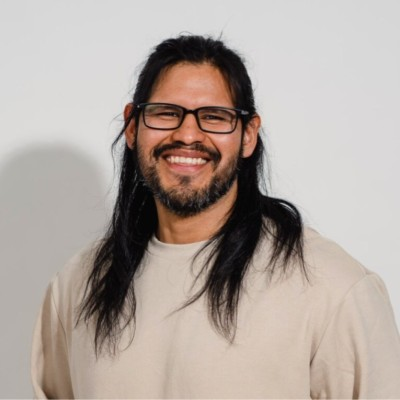
#> input picture assets/profile/adair-campos-portrait.jpg, 400 x 400 px
$ python generate_launch_images.py
#> lines starting #> are read from the running program, lines starting #| are printed output that depends on the picture; after the words box and inside, x2 and y2 are one past the last pixel; in counts of white or black regions, pixels touching at a corner belong together
from pathlib import Path

from PIL import Image, ImageDraw, ImageFilter, ImageFont, ImageOps


ROOT = Path(__file__).resolve().parents[1]
META = ROOT / "assets" / "meta"
META.mkdir(parents=True, exist_ok=True)


def font(size: int, bold: bool = False) -> ImageFont.FreeTypeFont:
    candidates = [
        Path("/System/Library/Fonts/SFNS.ttf"),
        Path("/System/Library/Fonts/SFNSRounded.ttf"),
        Path("/System/Library/Fonts/Helvetica.ttc"),
    ]
    for candidate in candidates:
        if candidate.exists():
            try:
                return ImageFont.truetype(str(candidate), size=size, index=1 if bold else 0)
            except OSError:
                try:
                    return ImageFont.truetype(str(candidate), size=size)
                except OSError:
                    continue
    return ImageFont.load_default()


def rounded_mask(size: tuple[int, int], radius: int) -> Image.Image:
    mask = Image.new("L", size, 0)
    ImageDraw.Draw(mask).rounded_rectangle((0, 0, *size), radius=radius, fill=255)
    return mask


canvas = Image.new("RGB", (1200, 630), "#eef8fb")
draw = ImageDraw.Draw(canvas)
for y in range(canvas.height):
    mix = y / canvas.height
    color = (
        int(238 * (1 - mix) + 222 * mix),
        int(248 * (1 - mix) + 240 * mix),
        int(251 * (1 - mix) + 246 * mix),
    )
    draw.line((0, y, canvas.width, y), fill=color)

glow = Image.new("RGBA", canvas.size, (0, 0, 0, 0))
#> glow: PIL image 1200x630 RGBA; every value is 0
glow_draw = ImageDraw.Draw(glow)
glow_draw.ellipse((710, -180, 1320, 430), fill=(95, 205, 224, 85))
glow_draw.ellipse((-170, 410, 390, 900), fill=(255, 98, 56, 38))
glow = glow.filter(ImageFilter.GaussianBlur(70))
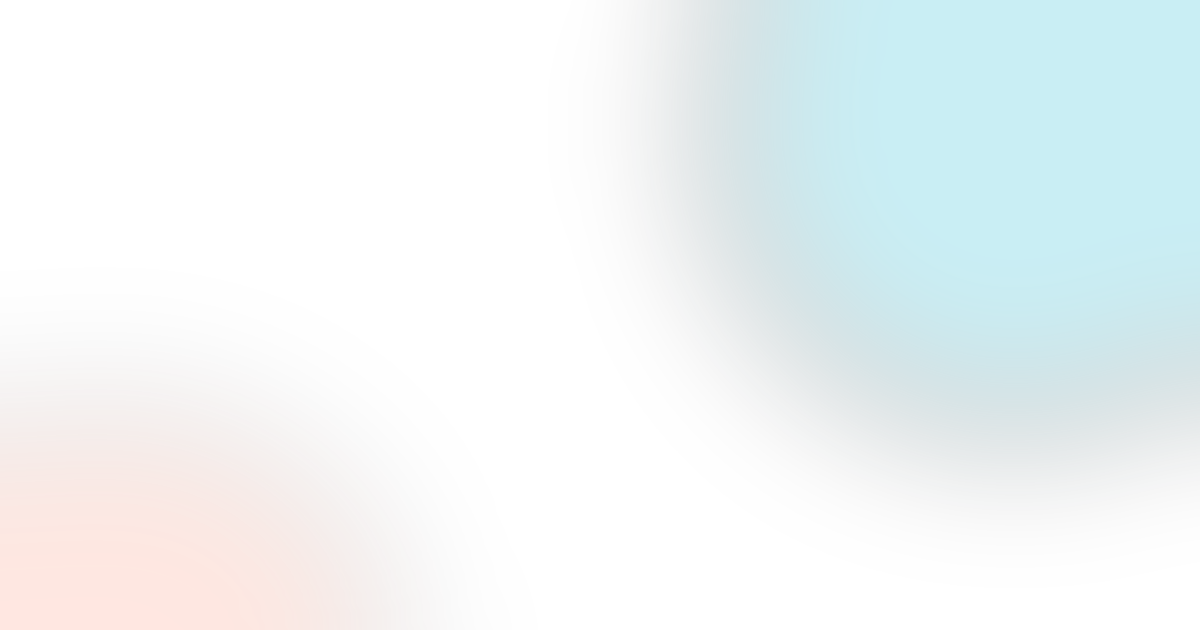
#> glow: PIL image 1200x630 RGBA; mean R, G, B, A 47.1, 59.5, 60.2, 24.4; transparent parts drawn white
canvas = Image.alpha_composite(canvas.convert("RGBA"), glow)
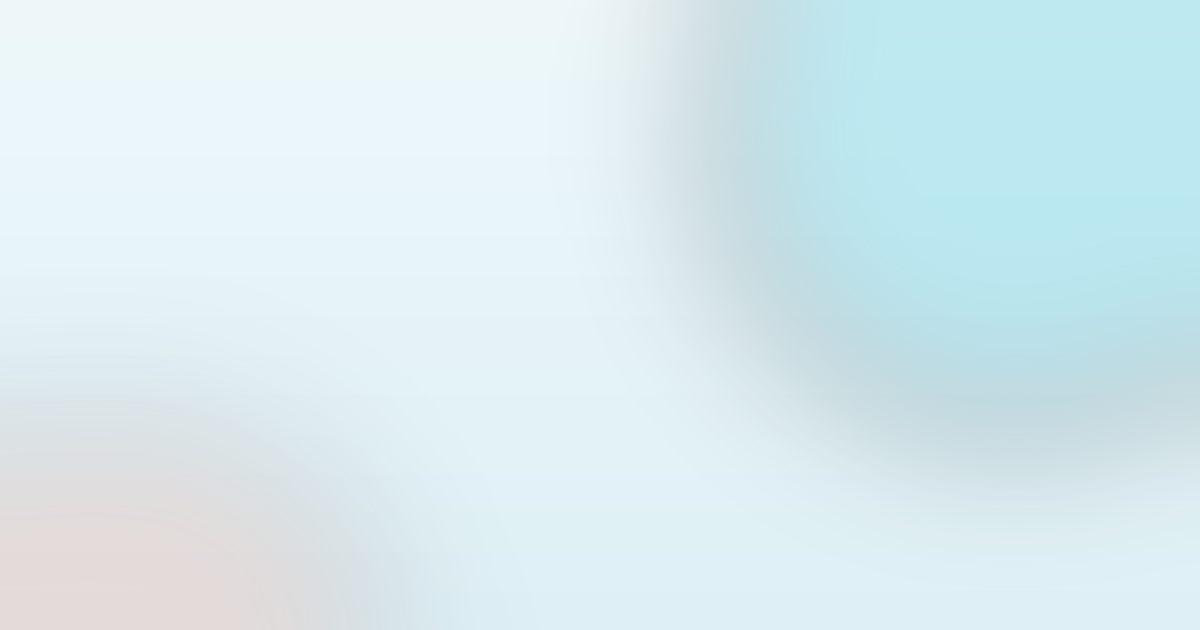
#> canvas: PIL image 1200x630 RGBA; mean R, G, B, A 216.4, 235, 240, 255
draw = ImageDraw.Draw(canvas)

draw.rounded_rectangle((54, 50, 1146, 580), radius=48, fill=(255, 255, 255, 212), outline="#c3dce3", width=2)
draw.rounded_rectangle((92, 88, 156, 152), radius=18, fill="#0e3744")
draw.text((115, 95), "A", anchor="ma", fill="white", font=font(37, True))
draw.ellipse((142, 82, 160, 100), fill="#ff6238")

portrait_path = ROOT / "assets" / "profile" / "adair-campos-portrait.jpg"
portrait = Image.open(portrait_path).convert("RGB")
#> portrait is the input picture: PIL image 400x400 RGB; mean R, G, B 177.5, 166.2, 159.2
portrait = ImageOps.fit(portrait, (335, 430), method=Image.Resampling.LANCZOS, centering=(0.5, 0.36))
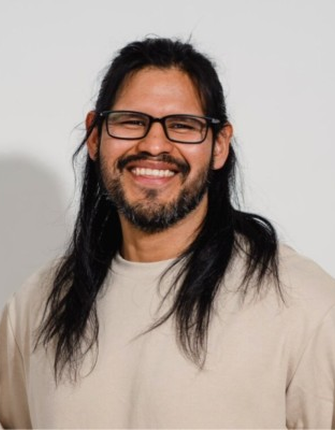
#> portrait: PIL image 335x430 RGB; mean R, G, B 170.3, 156.9, 149
portrait_layer = Image.new("RGBA", (335, 430), (0, 0, 0, 0))
#> portrait_layer: PIL image 335x430 RGBA; every value is 0
portrait_layer.paste(portrait, (0, 0), rounded_mask((335, 430), 44))
#> in rounded_mask, `mask = Image.new("L", size, 0)`: mask: PIL image 335x430 L; every value is 0
#> in rounded_mask, `ImageDraw.Draw(mask).rounded_rectangle((0, 0, *size), radius=radius, f..`:
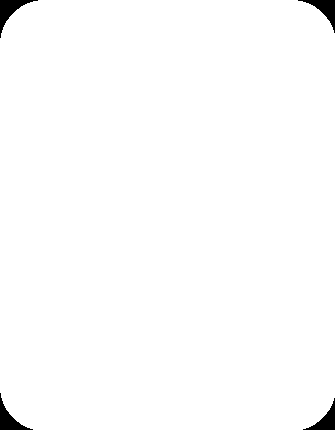
#> mask: PIL image 335x430 L; 98.9% white; 4 black regions, box (x1, y1, x2, y2) and area: (0, 0, 38, 38) 427, (298, 0, 335, 33) 389, (0, 393, 33, 430) 389, (303, 398, 335, 430) 352
canvas.alpha_composite(portrait_layer, (770, 100))
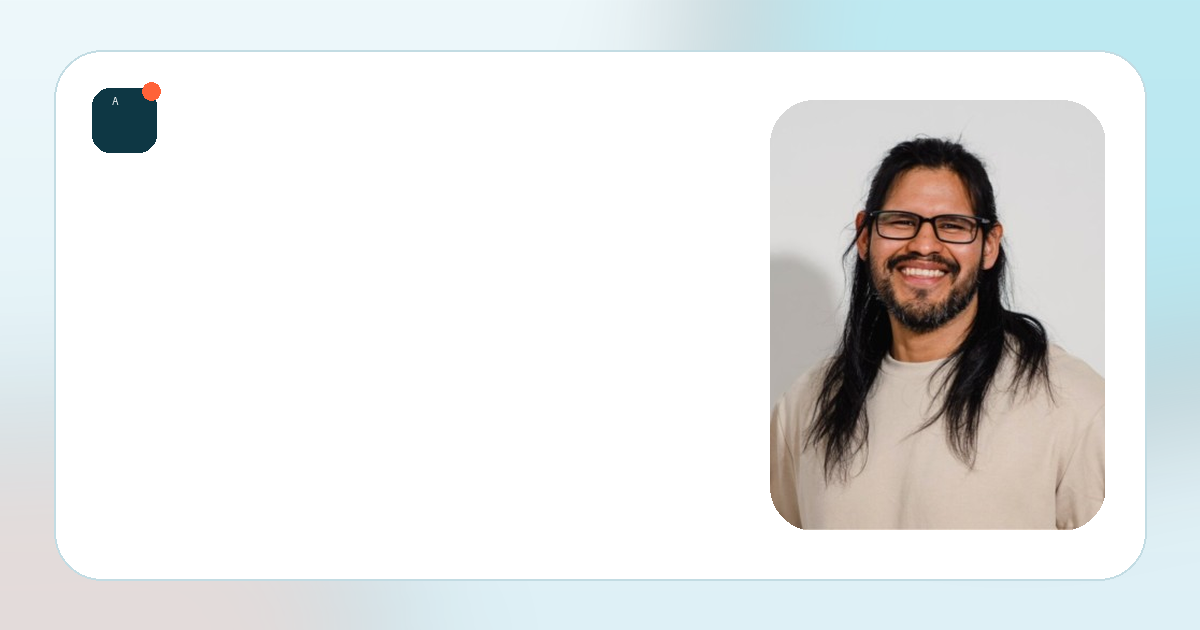
#> canvas: PIL image 1200x630 RGBA; mean R, G, B, A 228.5, 230.4, 230.1, 230.8; transparent parts drawn white

draw.text((94, 215), "ADAIR CAMPOS", fill="#ff6238", font=font(22, True), spacing=4)
draw.text((94, 258), "Senior Product\nDesigner", fill="#0e3744", font=font(62, True), spacing=-4)
draw.text((96, 410), "Making complex products feel\nsimple and intuitive.", fill="#456671", font=font(31), spacing=8)
draw.rounded_rectangle((94, 508, 392, 552), radius=22, fill="#0e3744")
draw.text((243, 530), "adaircampos.com", anchor="mm", fill="white", font=font(19, True))

canvas.convert("RGB").save(META / "og-portfolio.png", optimize=True)
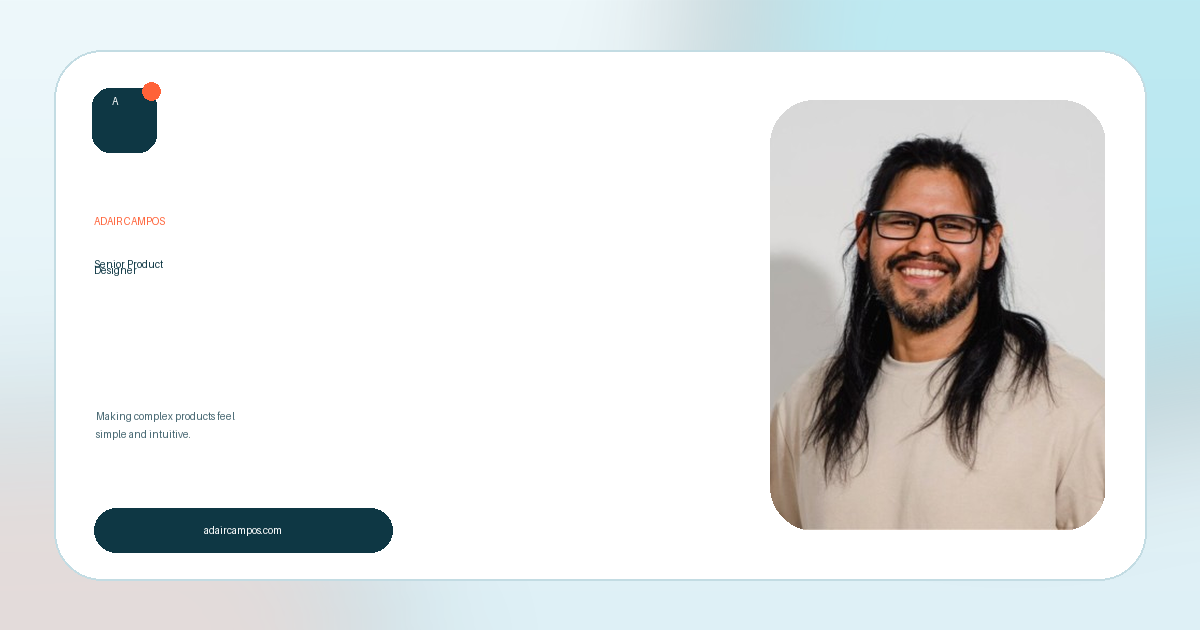
#> saved as og-portfolio.png: PIL image 1200x630 RGB; mean R, G, B 224.2, 226.8, 226.7

for size, name in ((180, "apple-touch-icon.png"), (512, "icon-512.png")):
    icon = Image.new("RGB", (size, size), "#0e3744")
    icon_draw = ImageDraw.Draw(icon)
    icon_draw.text((size / 2, size * 0.53), "A", anchor="mm", fill="white", font=font(round(size * 0.54), True))
    radius = max(5, round(size * 0.08))
    icon_draw.ellipse((size * 0.72, size * 0.16, size * 0.72 + radius * 2, size * 0.16 + radius * 2), fill="#ff6238")
    icon.save(META / name, optimize=True)
#> this loop made 2 passes
#> pass 2, `icon.save(META / name, optimize=True)`:
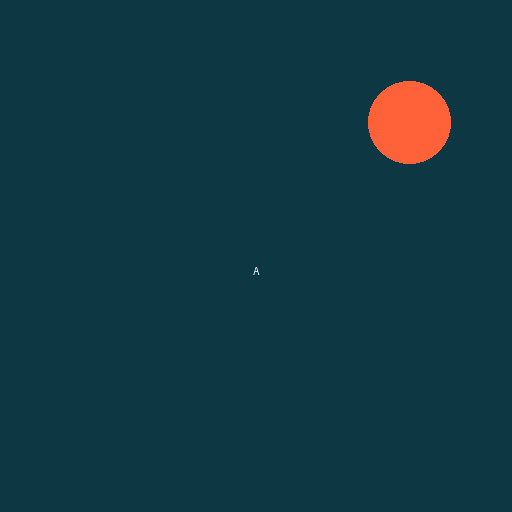
#> saved as icon-512.png: PIL image 512x512 RGB; mean R, G, B 19, 55.9, 67.8

print("Generated:", META / "og-portfolio.png")
print("Generated:", META / "apple-touch-icon.png")
print("Generated:", META / "icon-512.png")

$ run again, with assets/projects/energy/concept-b.webp saved as assets/profile/adair-campos-portrait.jpg
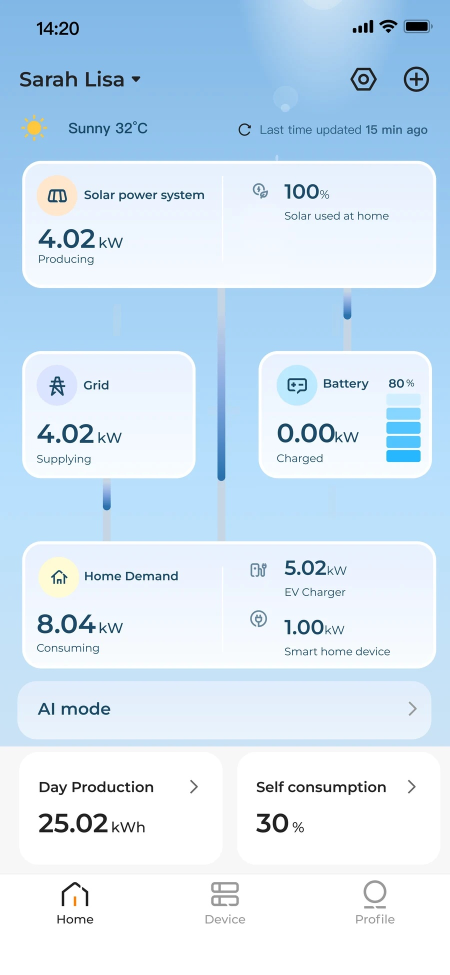
#> input picture assets/projects/energy/concept-b.webp, 900 x 1949 px (shown at 1/2 size)
#> portrait is the input picture: PIL image 900x1949 RGB; mean R, G, B 208.8, 228.3, 244.5
#> `portrait = ImageOps.fit(portrait, (335, 430), method=Image.Resampling...`:
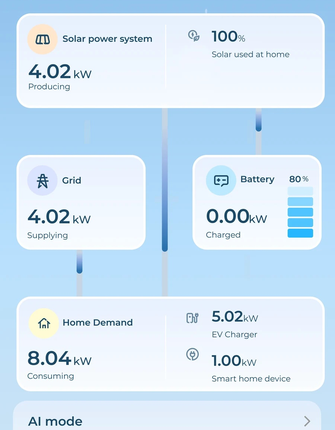
#> portrait: PIL image 335x430 RGB; mean R, G, B 209.5, 230.1, 247
#> `canvas.convert("RGB").save(META / "og-portfolio.png", optimize=True)`:
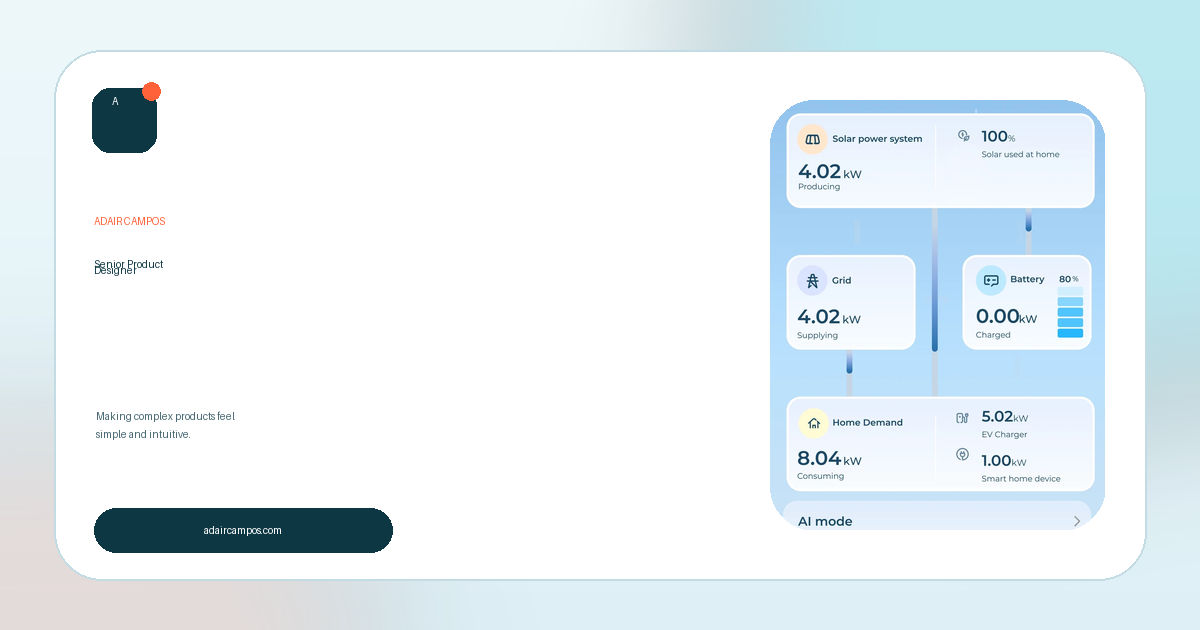
#> saved as og-portfolio.png: PIL image 1200x630 RGB; mean R, G, B 231.7, 240.7, 245.2
